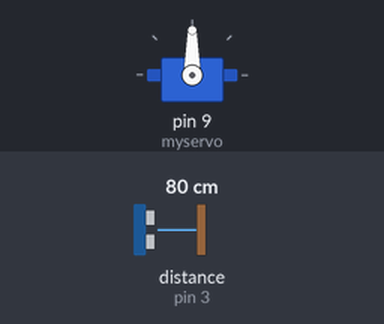
The sketch below on a simulated Arduino Uno, built with avr-gcc and run on an emulated ATmega328P. Shown: servo. Wiring (inferred from the names in the program): ultrasonic range finder: trigger pin 2; echo pin 3. The test bench sets the inputs (shaded band); at power-on: distance to the obstacle (sensor on pin 3) 80 cm. The echo pulse lasts 58.3 µs per cm; what the sketch prints to the serial monitor is not drawn.

Above: at 1.2 s.
1.3 s: distance to the obstacle (sensor on pin 3) set to 6 cm
2.8 s: distance to the obstacle (sensor on pin 3) set to 3 cm
At 3.6 s:
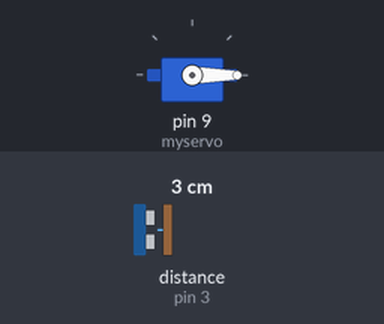
5.8 s: distance to the obstacle (sensor on pin 3) set to 9 cm
At 6.2 s:
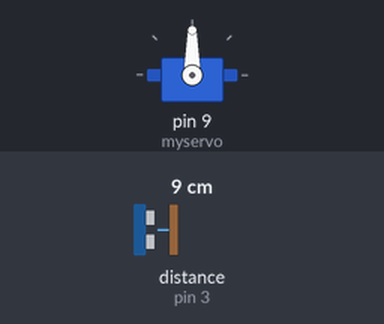
7.8 s: distance to the obstacle (sensor on pin 3) set to 2 cm
At 10.6 s:
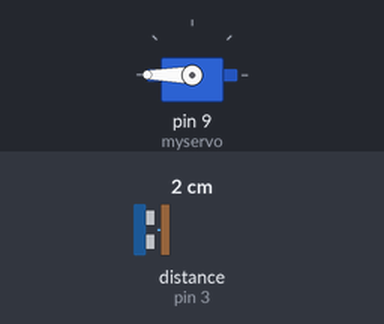
Timing chart, 0 to 11.8 s (numbered marks = the images above; inputs shaded):
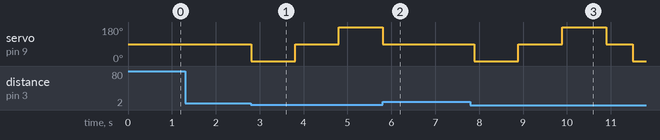

Measured:
- the behaviour switches between 5 and 4 cm on distance to the obstacle (sensor on pin 3) (found by bisection; images 0 and 1)
- after the input at 1.3 s, every drawn part: stays the same
- after the input at 2.8 s, servo on pin 9 (myservo): 90° → 0° at once, → 90° 1.0 s later, → 180° 1.0 s later
- after the input at 5.8 s, servo on pin 9 (myservo): goes on until 5.8 s, then stays 90°
- after the input at 7.8 s, servo on pin 9 (myservo): 90° → 0° after 0.09 s, → 90° 1.0 s later, → 180° 1.0 s later, → 90° 1.0 s later, … (5 changes in this stretch)

The sketch:

automatic_hand_sanitizer_diy1.ino
```cpp
#include <Servo.h> // Correct case

Servo myservo;

#define trigPin 2
#define echoPin 3

float duration;
float distance;

void setup() {
  myservo.attach(9);
  Serial.begin(9600);
  pinMode(trigPin, OUTPUT);
  pinMode(echoPin, INPUT);
}

void loop() {
  digitalWrite(trigPin, LOW);
  delayMicroseconds(2);

  digitalWrite(trigPin, HIGH);
  delayMicroseconds(10);
  digitalWrite(trigPin, LOW);

  duration = pulseIn(echoPin, HIGH);
  distance = (duration / 2) * 0.0343;

  if (distance >= 4 || distance <= 2) {
    Serial.println("OutOfRange");
    myservo.detach();
  } else {
    myservo.attach(9);
    myservo.write(0);
    delay(1000);
    myservo.write(90);
    delay(1000);
    myservo.write(180);
    delay(1000);
    myservo.write(90);
    delay(500);
    Serial.print("Distance:");
    Serial.println(distance);
    myservo.detach();
  }

  delay(50);
}
```
